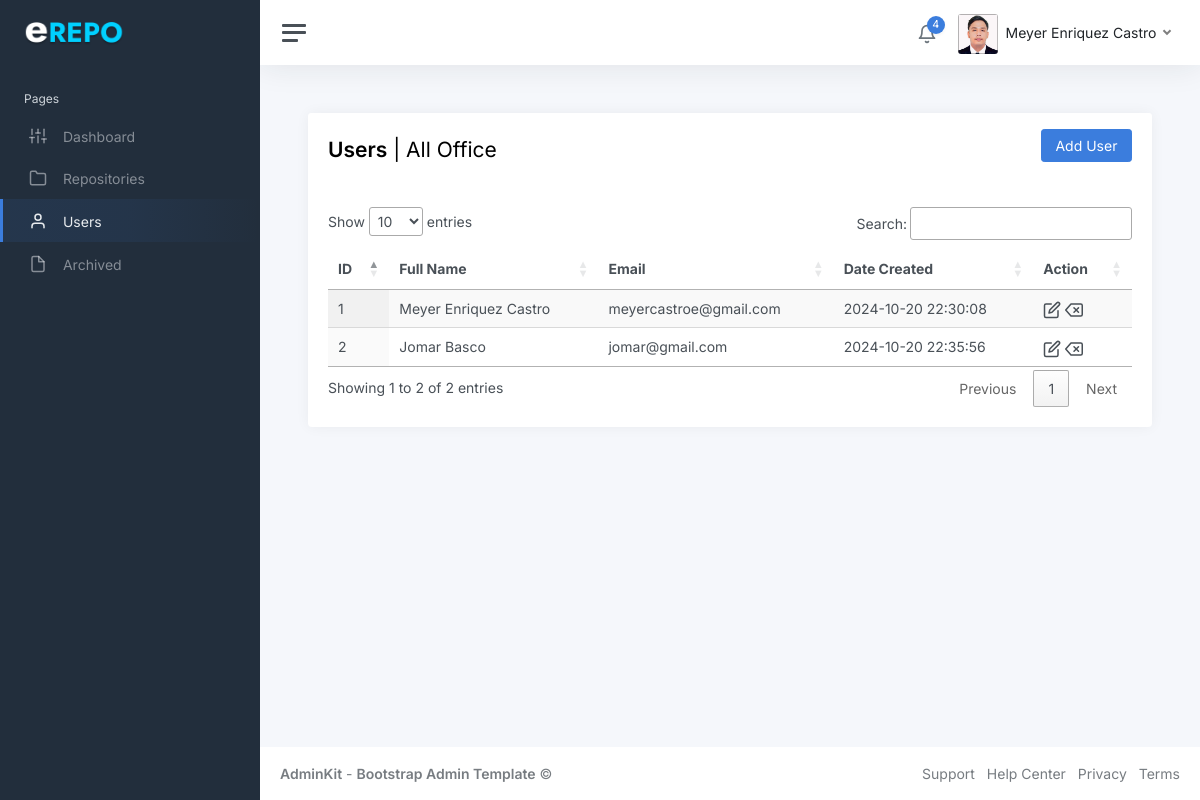
/frontend/user.php (signed in), run on an earlier commit of the app's database.
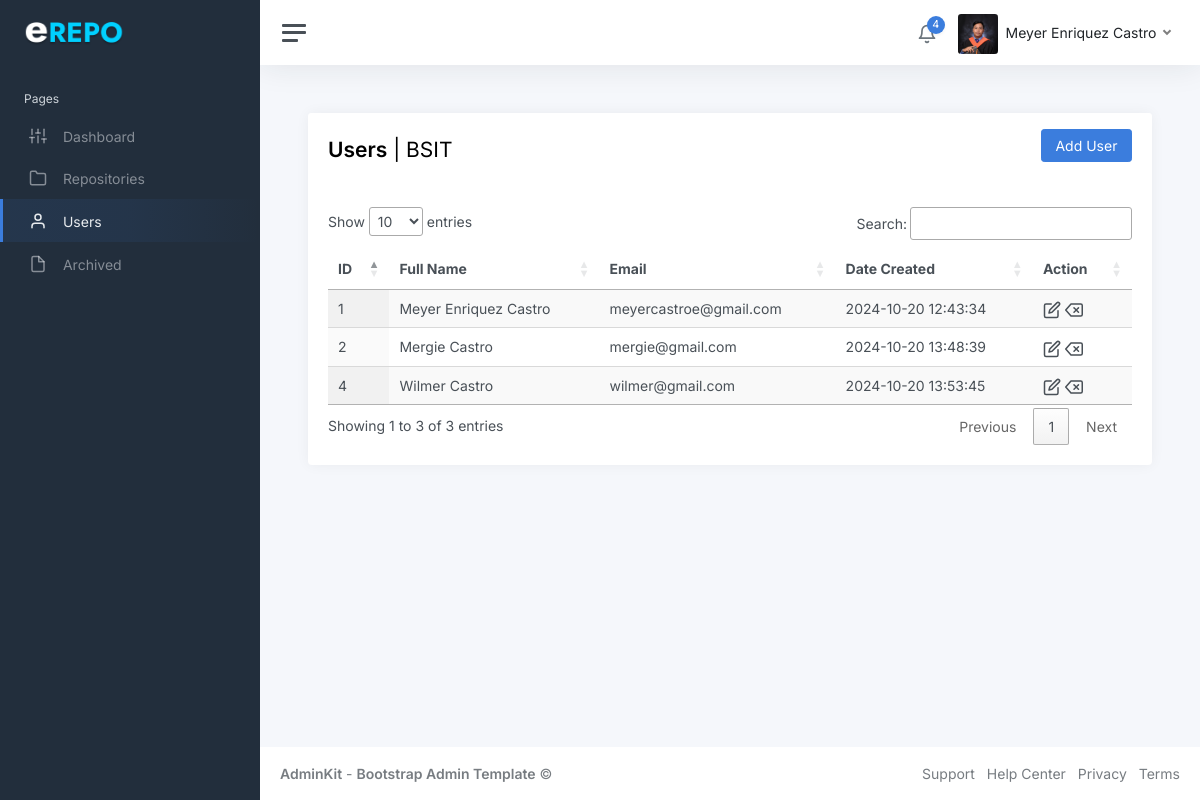
And on a later commit of the database.
### tables this page shows
CREATE TABLE `users` (
  `id` int(11) NOT NULL,
  `full_name` varchar(100) NOT NULL,
  `email` varchar(100) NOT NULL,
  `password` varchar(255) NOT NULL,
  `profile_picture` varchar(255) DEFAULT NULL,
  `accesstype_id` int(11) DEFAULT NULL,
  `office_id` int(11) DEFAULT NULL,
  `dateCreated` timestamp NOT NULL DEFAULT current_timestamp()
);

CREATE TABLE `offices` (
  `office_id` int(11) NOT NULL,
  `officeName` varchar(200) NOT NULL,
  `officeCode` varchar(50) NOT NULL
);

### backend/function.php (called while the page is built, shortened)
<?php
function OfficeName($id){
    global $conn;
    $query = 'SELECT officeCode FROM offices WHERE office_id=?';
    $stmt = $conn->prepare($query);
    $stmt->bind_param('i', $id);
    $stmt->execute();
    $stmt->bind_result($officeName);
    return $officeName;
}
?>

### frontend/user.php (the view, shortened to what the changed rows need)
<?php include'../backend/session.php';
include '../backend/db.php';
include "../backEnd/function.php";
?>
<!DOCTYPE html>
<html lang="en">
<head>
	<link rel="stylesheet" href="https://stackpath.bootstrapcdn.com/bootstrap/4.5.2/css/bootstrap.min.css">
	<link rel="stylesheet" href="https://cdn.datatables.net/1.13.1/css/jquery.dataTables.min.css">
	<link href="../static/css/app.css" rel="stylesheet">
</head>
<body>
	<div class="wrapper">
		<div class="main">
        <?php include'header-nav.php';?>
			<main class="content">
				<div class="container-fluid p-0">
					<div class="row">
						<div class="col-12">
							<div class="card">
								<div class="card-header">
									<div class="row">
										<div class="col-6">
										<h1 class="h3 mt-2"><strong>Users</strong> |
										<?php
										if (isset($_SESSION['id'])) {
										$user_id = $_SESSION['id'];
										$query = "SELECT * FROM users WHERE id = '$user_id'";
										$result = $conn->query($query);
										if ($result->num_rows == 1) {
										$user_data = $result->fetch_assoc();
										$office_id = $user_data['office_id'];
										if ($office_id == 0) {
											echo "All Offices";
										} else{
											echo officeName($user_data['office_id']);
										}
										}
										}
										?>
										</h1>
										</div>
									</div>
								</div>
								<div class="card-body">
								<div class="table-responsive">
								<table id="usersTable" class="display">
        <thead>
            <tr>
                <th>ID</th>
                <th>Full Name</th>
                <th>Email</th>
                <th>Date Created</th>
                <th>Action</th>
            </tr>
        </thead>
        <tbody>
            <?php
			$sql = "SELECT * FROM users";
			$result = $conn->query($sql);
            if ($result->num_rows > 0) {
                while($row = $result->fetch_assoc()) {
                    echo '<tr>
        <td>' . htmlspecialchars($row['id']) . '</td>
        <td>' . htmlspecialchars($row['full_name']) . '</td>
        <td>' . htmlspecialchars($row['email']) . '</td>
        <td>' . htmlspecialchars($row['dateCreated']) . '</td>
        <td>
            <i class="align-middle" type="button" data-bs-toggle="modal"
               data-bs-target="#editModal"
               onclick="setEditUserData(' . $row['id'] . ', \'' . addslashes($row['full_name']) . '\', \'' . addslashes($row['email']) . '\', ' . $row['office_id'] . ', ' . $row['accesstype_id'] . ')"
               data-feather="edit"></i>
            <i class="align-middle" type="button" data-bs-toggle="modal"
               data-bs-target="#deleteUserModal"
               onclick="setDeleteUserId(' . htmlspecialchars($row['id']) . ')"
               data-feather="delete"></i>
        </td>
      </tr>';
                }
            }
			?>
        </tbody>
    </table>
	</div>
								</div>
							</div>
						</div>
					</div>
				</div>
			</main>
		</div>
	</div>
</body>
</html>

### frontend/header-nav.php (shortened to what the changed rows need)
<?php
$stmt = $conn->prepare("SELECT * FROM users WHERE id = ?");
$stmt->bind_param("i", $_SESSION['id']);
$stmt->execute();
$result = $stmt->get_result();
$user = $result->fetch_assoc();
?>
<nav class="navbar navbar-expand navbar-light navbar-bg">
				<div class="navbar-collapse collapse">
					<ul class="navbar-nav navbar-align">
						<li class="nav-item dropdown">
                <a class="nav-link dropdown-toggle d-none d-sm-inline-block" href="#" data-bs-toggle="dropdown">
				<img src="../backend/<?php echo $user['profile_picture']; ?>"
     			class="avatar img-fluid rounded me-1"
    			alt="Profile Picture"
     			onerror="this.onerror=null; this.src='../backend/default.jpg';" />
                    <span class="text-dark"><?php echo htmlspecialchars($user['full_name']); ?></span>
                </a>
            </li>
        </ul>
    </div>
</nav>

What changed in the data, as far as the page shows it:
changed users "Meyer Enriquez Castro": profile_picture: a different picture; office.officeCode "All Office" → "BSIT"; dateCreated "2024-10-20 22:30:08" → "2024-10-20 12:43:34"
changed users id 2: full_name "Jomar Basco" → "Mergie Castro"; email "jomar@gmail.com" → "mergie@gmail.com"; dateCreated "2024-10-20 22:35:56" → "2024-10-20 13:48:39"
added users: id "4", full_name "Wilmer Castro", email "wilmer@gmail.com", dateCreated "2024-10-20 13:53:45"
Also different on the page:
text written by a page script: "Show entries Search: Showing 1 to 2 of 2 entries Previous 1 Next" → "Show entries Search: Showing 1 to 3 of 3 entries Previous 1 Next"
